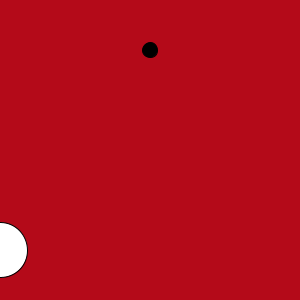
Frame 1 (no input)
Frame 60 (the mouse pressed at the canvas centre just before this capture): identical to frame 1, image omitted
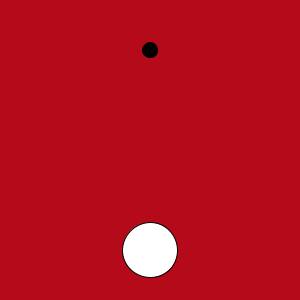
Frame 120 (the mouse held since frame 60 and released just before this capture)

The Processing sketch that drew these frames (run headless with seeded random() and noise(); from frame 60 on, the mouse is pressed at the canvas centre):

// Processing sketch: ex4_circle_game
// ── ex4_circle_game.pde
/*************************************
 EXAMPLE FOR BEGINNERS: CIRCLE-GMAE
 by Ingela Rossing
**************************************/


//We create three variables of type float
float posX = 150; // stores x-coordinate
float posY = 0; // stores y-coordinate
float fallingSpeed = 2; 

// Setup will run once in the beginning
void setup() {
   //Set size of window
   size(300, 300);
   // set background color (R,G,B)
   background(180, 10, 25);
} 

// Draw will loop until we quit the program
void draw() {
  //paint new background without earlier circles
  background(180, 10, 25);

  //Draw the white circle in the bottom
  fill(255);
  ellipse(mouseX, 250, 55, 55); 
  

  // Change the coordinates
  posX = 150;
  posY = 50;

  //Draw a little black circle with coordinates (posX,posY)
  fill(0);
  ellipse(posX, posY, 15, 15);
  
}

/*********** EXCERSICES *************

 1. Read and run the code, then change the values 
    for posX and posY until you understand what they do.

 2. Change the y-coordinate with the line:
    posY = posY + fallingSpeed;
    
 3. Change the falling speed to a bigger number that makes 
    the game hard enough. 

 4. The black ball disappears until we restart. To fix it we 
    have to put it at the top again when it has fallen too 
    far down.
    
    Put this code inside draw loop:
    // if the (statement) is true..
    if( posY > 300 ){ 
      // ..the code inside will run, otherwise not
      
      posY = 0; // put the ball in the top of the window
    }
    
 5. Now we are just changing the y-coordine. Change the 
    x-coordinate, when the ball is put at the top: 
    posX = random(300);
    
    
Challange: Change the background color if we are too close
           to the black ball.
           * Use an if-statement and ask if(posY > 210 )
             Change the color if its true, so we know that it works
             
           * To check if it hits we need to ask about the x-koord 
             WHEN posY > 210. 
             
             If the black balls x-position (posX) is 
             less than the white balls x-position (mouseX) +40
             AND mouseX is less than posX +40. 
             
             if(posX < mouseX+40  &&  mouseX < posX+40)
             
             We can ask many things in the same if. 
             || means "or" and && means "and". We can also 
             put an if inside another if.
           
           Make the falling speed change over time
             
             
            
*************************************/
     
